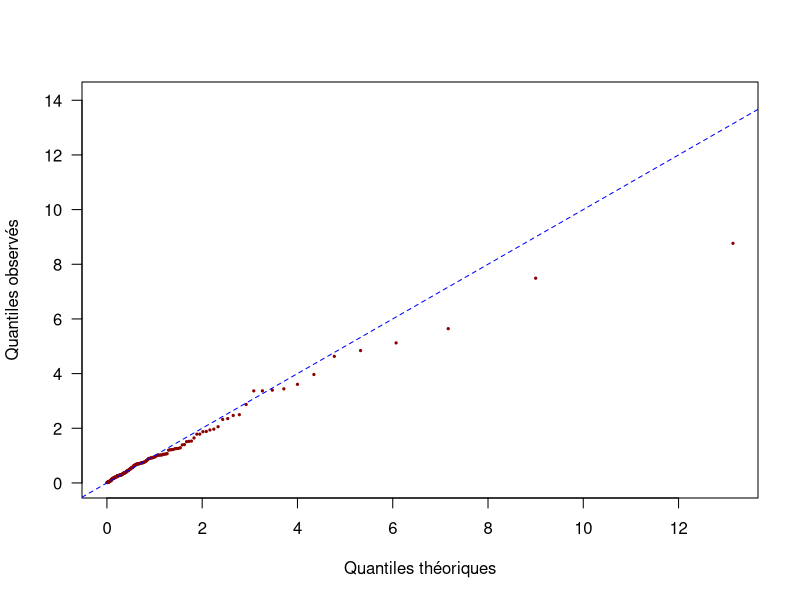
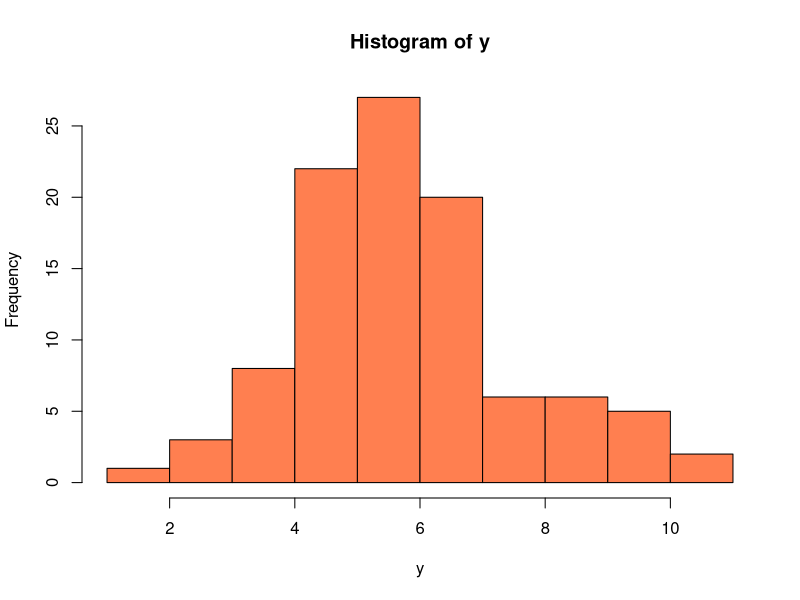
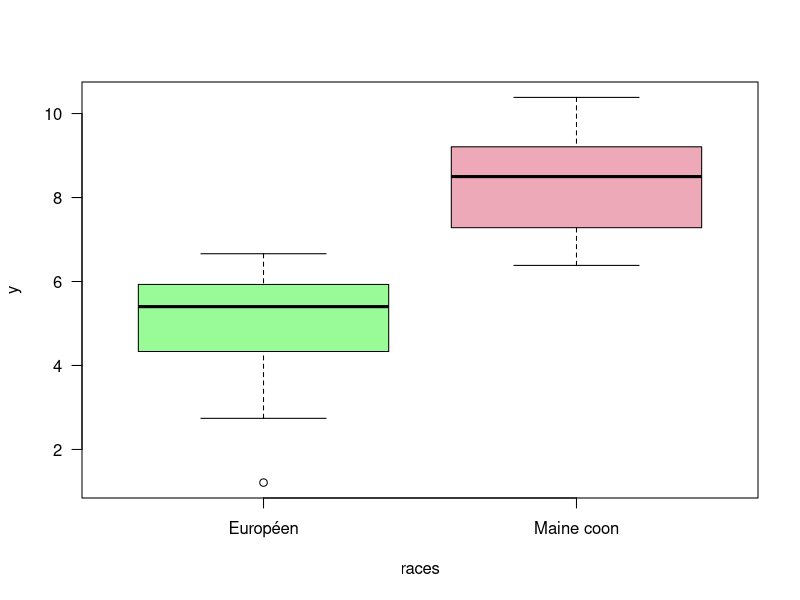

These charts were generated, in order, by the following R code: (Note: this script raises an error after producing the figures.)
## ---- chunk 1
knitr::opts_chunk$set(echo = TRUE, fig.width=8, fig.height=4)
## ---- chunk 2
set.seed(10101)
# taille de l'échantillon
n = 200

# simulation du couple (x,y)
# loi marginale
x = rgamma(n, 2, rate = 1)
# loi conditionnelle
y = rexp(n,rate=x)

# fonction quantile
Q_Y <- function(u){ 
  return(sqrt(1/(1-u))-1)
}

#On crée une liste de valeurs entre 0 et 1 réparties uniformément
u = (1:n)/n
plot(Q_Y(u), sort(y), 
     xlab = "Quantiles théoriques", 
     ylab = "Quantiles observés", 
     pch = 19, 
     col = "red4", las = 1,
     cex = .3)
abline(0,1, col = "blue", lty = 2)

## ---- chunk 3
set.seed(10101)
# taille de l'échantillon
n = 20000

# simulation du couple (x,y)
# loi marginale
x = rgamma(n, 2, rate = 1)

u = 1/x

mean(u)
## ---- chunk 4
p = 0.2
m0 = 5
m1 = 8
sigma = 1
var_x = p*(1-p)
var_y = (m1-m0)^2 * p*(1-p) + 1

var_g = (m1-m0)^2 * p*(1-p)
var_epsilon  = sigma**2

part_variance = var_g / (var_g + var_epsilon)


E_xy = p * m1
E_x = p
E_y = p * m1 + (1-p)*m0

cov_xy = E_xy - E_x * E_y

rho_2 = cov_xy * cov_xy / (var_y * var_x)

part_variance
rho_2
## ---- chunk 5
set.seed(1789)

# taille de l'échantillon
 n = 100

# groupes/races 0 et 1
 x = rbinom(n, 1, p = .2)
 
# simulation des poids corporels
 y = 5 + 3 * x + rnorm(n, sd = 1)
## ---- chunk 6
hist(y , col = "coral")
## ---- chunk 7
boxplot(y ~ x , 
        col = c("palegreen", "pink2"), 
        las = 1,
        names = c("Européen", "Maine coon"),
        xlab = "races")
## ---- chunk 8
m_0 = mean(y[x==0])
a_0 = m_0
cat("Estimation de m_0 et a_0 : ", mean(y[x==0]),"\n")
m_1 = mean(y[x==1])
cat("Estimation de m_1 : ", m_1,"\n")
a_1 = m_1 - m_0
cat("Estimation de a_1 : ", m_1 - m_0 ,"\n")

var_g = (a_1)^2 * 0.2 * 0.8
var_epsilon = 1

part_variance = var_g / (var_g + var_epsilon)

cat("Variance expliquée :", part_variance)


## ---- chunk 9
x_1 = m_0
x_2 = m_1

n_1 = length(y[x==0])
n_2 = length(y[x==1])
s_1 = 1/(n_1-1) * sum((y[x==0]-x_1)^2)
s_2 = 1/(n_2-1) * sum((y[x==1]-x_2)^2)


s_p_2 = ((n_1 -1)*s_1^2+(n_2-1)*s_2^2 )/ (n_1 + n_2 -2)

t_stat = (x_1 - x_2) / sqrt(s_p_2*(1/n_1+1/n_2))

t_stat

p = 2 * pt(abs(t_stat),df = n_1+n_2-2, lower=FALSE)

p

## ---- chunk 10
rho = 0.8

# taille de l'échantillon
n = 100

# loi de x
x = rimhotep(n)

# loi de y|x
y = depend_de_x + rimhotep(n, sd = depend_pas_de_x)

plot(x, y, col = "red3", pch = 19)

# quelle fonction de x est affichée ci dessous 
abline(0, rho, col = "blue")
